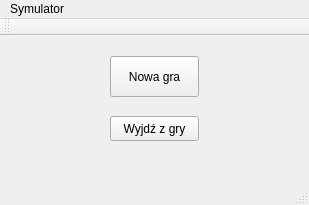
<?xml version="1.0" encoding="UTF-8"?>
<ui version="4.0">
 <class>MainWindow</class>
 <widget class="QMainWindow" name="MainWindow">
  <property name="geometry">
   <rect>
    <x>0</x>
    <y>0</y>
    <width>309</width>
    <height>205</height>
   </rect>
  </property>
  <property name="windowTitle">
   <string>MainWindow</string>
  </property>
  <widget class="QWidget" name="centralWidget">
   <widget class="QPushButton" name="pushButton">
    <property name="geometry">
     <rect>
      <x>110</x>
      <y>20</y>
      <width>89</width>
      <height>41</height>
     </rect>
    </property>
    <property name="text">
     <string>Nowa gra</string>
    </property>
   </widget>
   <widget class="QPushButton" name="pushButton_2">
    <property name="geometry">
     <rect>
      <x>110</x>
      <y>80</y>
      <width>89</width>
      <height>25</height>
     </rect>
    </property>
    <property name="text">
     <string>Wyjdź z gry</string>
    </property>
   </widget>
  </widget>
  <widget class="QMenuBar" name="menuBar">
   <property name="geometry">
    <rect>
     <x>0</x>
     <y>0</y>
     <width>309</width>
     <height>22</height>
    </rect>
   </property>
   <widget class="QMenu" name="menuSymulator">
    <property name="title">
     <string>Symulator</string>
    </property>
    <addaction name="actionjeej"/>
   </widget>
   <addaction name="menuSymulator"/>
  </widget>
  <widget class="QToolBar" name="mainToolBar">
   <attribute name="toolBarArea">
    <enum>TopToolBarArea</enum>
   </attribute>
   <attribute name="toolBarBreak">
    <bool>false</bool>
   </attribute>
  </widget>
  <widget class="QStatusBar" name="statusBar"/>
  <action name="actionjeej">
   <property name="text">
    <string>jeej</string>
   </property>
  </action>
 </widget>
 <layoutdefault spacing="6" margin="11"/>
 <resources/>
 <connections/>
</ui>
